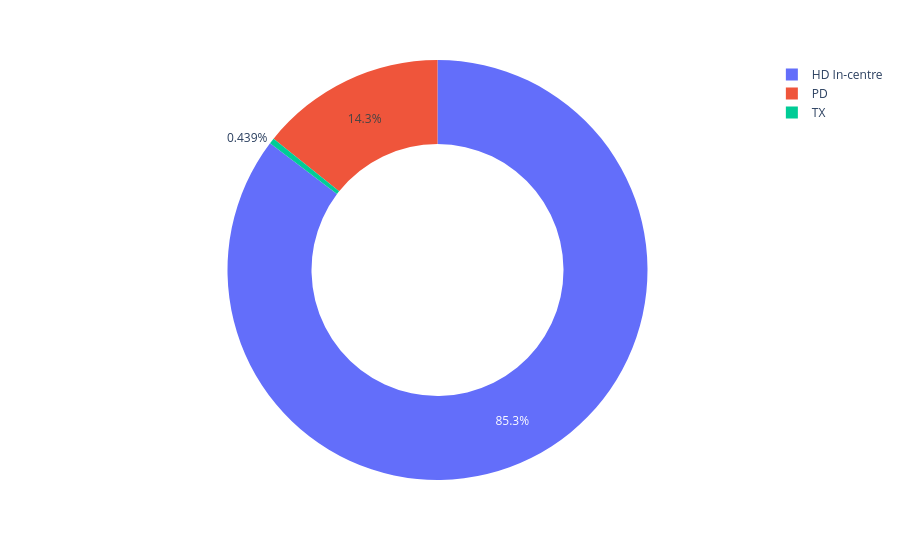

Notebook code for this chart:
### Code cell
display(Markdown(output.all.incident_krt.metadata.description))

display(
    Markdown(
f"""
### Total Patient Population : {output.all.incident_krt.metadata.population_size}
"""
    )
)



all_patients = px.pie(
    names = output.all.incident_krt.data.x,
    values = output.all.incident_krt.data.y,
    hole=0.6,
)
all_patients.show()

### Figure 1 — Plotly figure (JSON) as saved in the notebook; plotly's stock layout.template omitted (floating-point values rounded to 4 significant figures)
{"data": [{"domain": {"x": [0, 1], "y": [0, 1]}, "hole": 0.6, "hovertemplate": "label=%{label}<br>value=%{value}<extra></extra>", "labels": ["HD In-centre", "PD", "TX"], "legendgroup": "", "name": "", "showlegend": true, "type": "pie", "values": [389, 65, 2]}], "layout": {"legend": {"tracegroupgap": 0}, "margin": {"t": 60}}}
